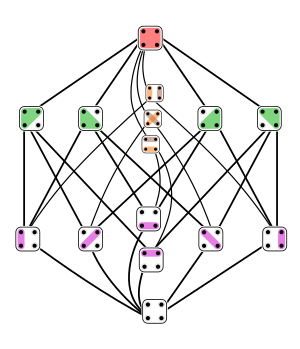
#> input picture Applied/Maths/Miscellaneous/image.png, 300 x 349 px, found by its file name
$ jupyter execute --allow-errors optics.ipynb   (shell and % lines are left out)
#> lines starting #> are read from the running program, lines starting #| are printed output that depends on the picture
# BPhO Computational Challenge 2025: Optics

[cell 1]
import matplotlib.pyplot as plt
import numpy as np

from matplotlib.ticker import FuncFormatter
from matplotlib.widgets import Button, Slider

import matplotlib.patches as mpatches

[cell 2]
c = 3e8  # Speed of light in ms^-1

## Task 1a

$$n = \sqrt{1+\sum_k \frac{a_k \lambda^2}{\lambda^2-b_k}}$$

[cell 3]
# Sellmeier coefficients
a = [1.03961212, 0.231792344, 1.01146945]
b = [0.00600069867, 0.0200179144, 103.560653]

wl = np.linspace(400, 800, 1000)  # Wavelengths in nm
x = wl / 1000  # Convert to μm

y = 0
for k in range(0,3):
    y += (a[k] * x**2) / (x**2 - b[k])

n = np.sqrt(1+y)  # Refractive index

plt.plot(wl, n)

plt.title('Refractive Index of Crown Glass versus Wavelength')
plt.xlabel(r'$\lambda$ (nm)')
plt.ylabel('n')
plt.xlim(400, 800)
plt.ylim(min(n), max(n))

plt.gca().yaxis.set_major_formatter(FuncFormatter(lambda x, _: f'{x:.3f}'))  # Round y-axis values to 3 decimal places
plt.grid(True)

plt.show()

## Task 1b

$$\left(n^2-1\right)^{-2} = 1.731 - 0.261 \left(\frac{f}{10^{15} \, \text{Hz}}\right)^2$$

[cell 4]
def colours_from_f(f):
    freq_points = [405, 480, 510, 530, 600, 620, 680, 790]
    colors = [
        (1, 0, 0),      # Red
        (1, 0, 0),      # Red
        (1, 127/255, 0),  # Orange
        (1, 1, 0),      # Yellow
        (0, 1, 0),      # Green
        (0, 1, 1),      # Cyan
        (0, 0, 1),      # Blue
        (127/255, 0, 1) # Violet
    ]
    color_names = ['Red', 'Red', 'Orange', 'Yellow', 'Green', 'Cyan', 'Blue', 'Violet']

    if f < 405:
        return np.nan, np.nan, np.nan, 'Infra Red'
    elif f > 790:
        return np.nan, np.nan, np.nan, 'Ultra Violet'

    # Find the interpolation range
    for i in range(len(freq_points) - 1):
        if freq_points[i] <= f <= freq_points[i + 1]:
            # Linear interpolation
            t = (f - freq_points[i]) / (freq_points[i + 1] - freq_points[i])
            R = colors[i][0] * (1 - t) + colors[i + 1][0] * t
            G = colors[i][1] * (1 - t) + colors[i + 1][1] * t
            B = colors[i][2] * (1 - t) + colors[i + 1][2] * t

            # Choose color name based on which is closer
            colour_str = color_names[i] if t < 0.5 else color_names[i + 1]

            return R, G, B, colour_str

    # Only if no range found
    return 1, 1, 1, 'White'

[cell 5]
f12 = np.linspace(405, 790, 1000)  # frequency in THz
f = f12 * 1e12  # Convert to Hz

wavelengths_nm = (3e8 / f) * 1e9  # wavelength in nm

lhs = 1.731 - 0.261 * (f / 1e15)**2
n = np.sqrt(1 + lhs**(-0.5))

# Assigns each frequency a colour
colors_list = []
for freq in f12:
    R, G, B, _ = colours_from_f(freq)
    colors_list.append((R, G, B))

# Scatter plot with many points to imitate a line
plt.scatter(f12, n, c=colors_list, s=2, alpha=0.8, zorder=2)

plt.xlim(min(f12), max(f12))
plt.ylim(min(n), max(n))
plt.title('Refractive Index of Water Over Visible Range (405-790 THz)')
plt.xlabel(r'$f$ (THz)')
plt.ylabel('$n$')
plt.grid(True, zorder=1)

plt.show()
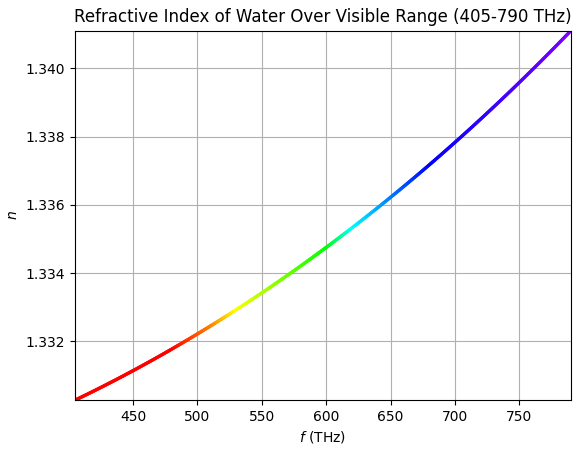
#> figure drawn by matplotlib, 1 panel

## Task 2

[cell 6]
u = np.array([20, 25, 30, 35, 40, 45, 50, 55])
v = np.array([65.5, 40, 31, 27, 25, 23.1, 21.5, 20.5])
inv_u = np.array([0.05, 0.04, 0.033, 0.029, 0.025, 0.022, 0.02, 0.018])
inv_v = np.array([0.015, 0.025, 0.032, 0.037, 0.04, 0.043, 0.047, 0.049])


plt.scatter(inv_u, inv_v, label='Data Points', zorder=2)
m, b = np.polyfit(inv_u, inv_v, 1)
plt.plot(inv_u, m * inv_u + b, label='Line of Best Fit', linestyle='--', zorder=3) # line of best fit

plt.title('Thin Lens')
plt.xlabel(r'$1/u$ (cm$^{-1}$)')
plt.ylabel(r'$1/v$ (cm$^{-1}$)')
plt.xlim(0,0.06)
plt.ylim(0,0.06)

plt.text(0.98, 0.95, f'PMCC: {np.corrcoef(inv_u, inv_v)[0,1]:.4f}\nGradient: {m:.4f}\nIntercept: {b:.4f}\nFocal Length: {1/b:.1f} cm',
         transform=plt.gca().transAxes, fontsize=10, verticalalignment='top', horizontalalignment='right', bbox=dict(facecolor='white', alpha=0.5))

plt.grid(True, zorder=1)

plt.show()
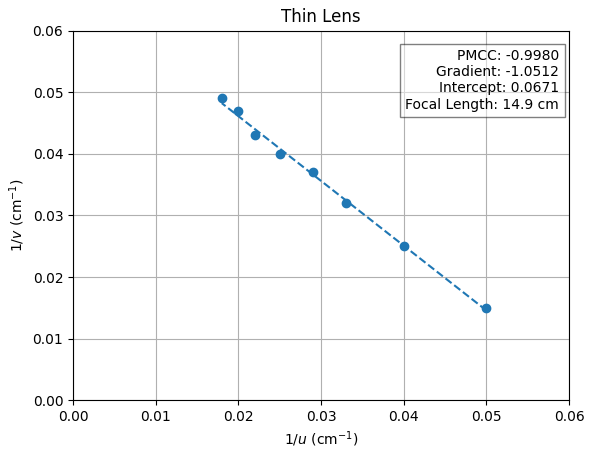
#> figure drawn by matplotlib, 1 panel

The line of best fit approximates the line given by the thin lens equation:
$$\frac{1}{v} = \frac{1}{f} - \frac{1}{u}$$
The calculated PMCC is $-0.9980 \approx -1$, implying an exact linear relationship between $1/v$ and $1/u$. The gradient is $-1.0512 \approx -1$, which is to be expected. The focal point, $f$, is given by the reciprocal of the $y$-intercept.

$$
f = \frac{1}{0.06714} = 14.9 \, \text{cm}
$$

## Task 3

$$
\begin{align*}
x &= y \tan\theta \\
L - x &= y \tan\phi
\end{align*}
$$

$$t = \frac{\sqrt{x^2 + y^2}}{c/n} + \frac{\sqrt{(L - x)^2 + y^2}}{c/n}$$

[cell 7]
L = 2  # Length of AB in m
x = np.linspace(0, L, 1000)  # Horizontal distance from A to S in m
y = 0.5  # Vertical distance from A to S in m

n = 1.5  # Refractive index of the medium

t = np.sqrt(x**2 + y**2) / (3e8/n) + np.sqrt((L - x)**2 + y**2) / (3e8/n)
t9 = t * 1e9  # Convert time to ns

plt.plot(x, t9)
plt.title('Time Taken for Light to Travel from A to B, reflecting off S')
plt.xlabel('$x$ (m)')
plt.ylabel('t (ns)')
plt.xlim(0, L)
plt.ylim(11.0, 13.0)
plt.grid(True)

min_index = np.argmin(t9)  # index of the minimum time
plt.plot(x[min_index], t9[min_index], 'ro', markersize=5, label='Minimum')
plt.annotate(f'Minimum at x={x[min_index]:.2f} m',
             xy=(x[min_index], t9[min_index]),
             xytext=(x[min_index], t9[min_index] + 0.5),
             arrowprops=dict(arrowstyle='->', lw=1.5))

plt.show()
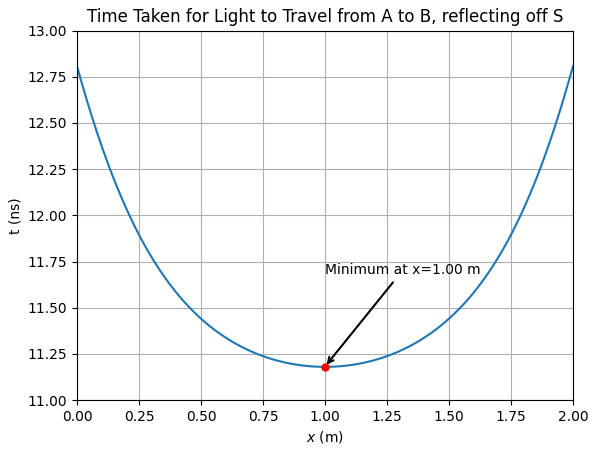
#> figure drawn by matplotlib, 1 panel; curve peaks at x = 0, y = 12.81

By Fermat's principle, the time taken for light to travel from one point to another is minimized. Here, the minimum time is when $x = L/2$. This gives
$$
L/2 = y \tan\theta,
$$
and
$$
L - L/2 = L/2 = y \tan\phi.
$$
Therefore, $\theta = \phi$, meaning that Fermat's principle leads to the law of reflection.

## Task 4

$$
\begin{align*}
x &= y \tan\theta \\
L - x &= Y \tan\phi
\end{align*}
$$

$$t = \frac{\sqrt{x^2 + y^2}}{c/n_1} + \frac{\sqrt{(L - x)^2 + Y^2}}{c/n_2}$$

[cell 8]
L = 1 # Length of AB in m
y = 1 # Vertical distance from A to S in m
Y = 1 # Vertical distance from S to B in m
x = np.linspace(0, L, 1000) # Horizontal distance from A to S in m

c_1 = 3e8/1.5  # Refractive index of first medium
c_2 = 3e8/1.33  # Refractive index of second medium

t = np.sqrt(x**2 + y**2) / (c_1) + np.sqrt((L - x)**2 + Y**2) / (c_2)

t9 = t * 1e9

plt.plot(x, t9)
plt.title('Time Taken for Light to Travel from A to B, \n refracting through S')
plt.xlabel('$x$ (m)')
plt.ylabel('t (ns)')
plt.xlim(0, L)
plt.ylim(min(t9)-0.1, max(t9)+0.1)
plt.grid(True)

min_index = np.argmin(t9) # index of the minimum time
plt.plot(x[min_index], t9[min_index], 'ro', markersize=5, label='Minimum')
plt.annotate(f'Minimum at x={x[min_index]:.2f} m',
             xy=(x[min_index], t9[min_index]),
             xytext=(x[min_index] - 0.1, t9[min_index] + 0.25),
             arrowprops=dict(arrowstyle='->', lw=1.5))

plt.show()
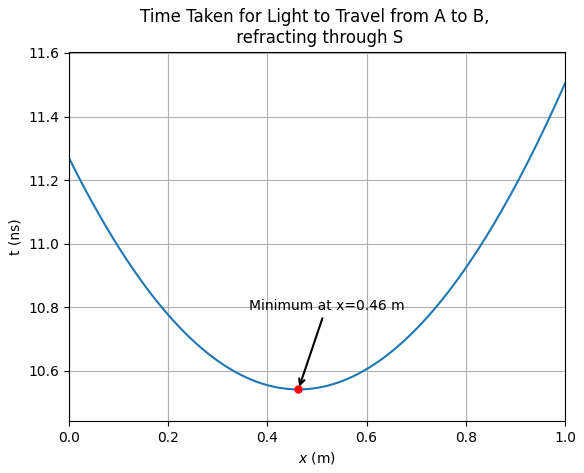
#> figure drawn by matplotlib, 1 panel; curve peaks at x = 1, y = 11.5
#> further down, img is the input picture: shape (349, 300, 4) float32; mean R, G, B, A 0.0699, 0.068, 0.067, 0.134

Our minimum value is what we would get from using Snell's law to solve for $x$, though that is much easier to do numerically than find a closed-form solution.

## Task 10

[cell 9]
# Fast vectorized anamorphic transformation function
def create_anamorphic_sector(img, arc_deg=160, R_inner=1, R_outer=3, resolution=400):
    """
    Create an anamorphic image by mapping a unit circle to an annular sector.
    Handles arc_deg up to 360 degrees, including full annulus.
    """
#> called with arc_deg = 160, R_inner = 1, R_outer = 3, resolution = 600
    # Create coordinate grids for the sector
    canvas_size = resolution
    x_canvas = np.linspace(-R_outer*1.2, R_outer*1.2, canvas_size)
    y_canvas = np.linspace(-R_outer*1.2, R_outer*0.8, canvas_size)
    X_canvas, Y_canvas = np.meshgrid(x_canvas, y_canvas)

    # Center the annulus vertically in the canvas
    sector_center_y = (y_canvas[0] + y_canvas[-1]) / 2

    R_canvas = np.sqrt(X_canvas**2 + (Y_canvas - sector_center_y)**2)
    Theta_canvas = np.arctan2(Y_canvas - sector_center_y, X_canvas)
    Theta_deg = np.rad2deg(Theta_canvas)

    # Normalize angles to [0, 360)
    Theta_deg = np.mod(Theta_deg, 360)

    # Define sector bounds (modulo 360 for robustness)
    theta_start = np.mod((180 - arc_deg) / 2, 360)
    theta_end = np.mod((180 + arc_deg) / 2, 360)

    if arc_deg >= 360:
        # Full annulus: include all angles
        sector_angle_mask = np.ones_like(Theta_deg, dtype=bool)
    elif theta_start < theta_end:
        # Standard case: arc does not wrap around 0/360
        sector_angle_mask = (Theta_deg >= theta_start) & (Theta_deg <= theta_end)
    else:
        # Arc wraps around 0/360 boundary
        sector_angle_mask = (Theta_deg >= theta_start) | (Theta_deg <= theta_end)

    # Create mask for points within the annular sector
    sector_mask = ((R_canvas >= R_inner) & (R_canvas <= R_outer) & sector_angle_mask)

    # Initialize output canvas with transparent background
    canvas = np.zeros((canvas_size, canvas_size, 4))  # RGBA format

    if np.any(sector_mask):
        # Extract coordinates within the sector
        R_sector = R_canvas[sector_mask]
        Theta_sector = Theta_canvas[sector_mask]

        # --- Symmetric Mapping ---
        # Radial mapping: bottom of image (y=1) -> top of arc (R_outer),
        # top of image (y=0) -> bottom of arc (R_inner)
        # So invert the radial mapping
        r_img = 1 - (R_sector - R_inner) / (R_outer - R_inner)

        # Angular mapping: left/right of image to right/left of arc (flip horizontally)
        # theta_normalized: 0 (left) to 1 (right)
        theta_normalized = (np.mod(np.rad2deg(Theta_sector) - theta_start, 360)) / arc_deg
        theta_normalized = 1 - theta_normalized  # Flip horizontally

        # Map to image coordinates:
        img_height, img_width = img.shape[:2]

        # x_img: left (0) to right (img_width-1)
        x_img = theta_normalized * (img_width - 1)

        # y_img: bottom (img_height-1) to top (0), so invert r_img
        y_img = r_img * (img_height - 1)

        # Round and convert to int
        x_img = np.round(x_img).astype(int)
        y_img = np.round(y_img).astype(int)

        # Bounds checking
        valid_mask = ((x_img >= 0) & (x_img < img_width) &
                     (y_img >= 0) & (y_img < img_height))

        if np.any(valid_mask):
            sector_indices = np.where(sector_mask)
            valid_indices = np.where(valid_mask)[0]
            canvas_y = sector_indices[0][valid_indices]
            canvas_x = sector_indices[1][valid_indices]

            img_x_final = x_img[valid_mask]
            img_y_final = y_img[valid_mask]

            sampled_colors = img[img_y_final, img_x_final]
            if sampled_colors.shape[1] == 4:  # RGBA image
                sampled_colors = sampled_colors[:, :3]  # Take only RGB

            canvas[canvas_y, canvas_x, :3] = sampled_colors
            canvas[canvas_y, canvas_x, 3] = 1.0  # Full opacity for image pixels
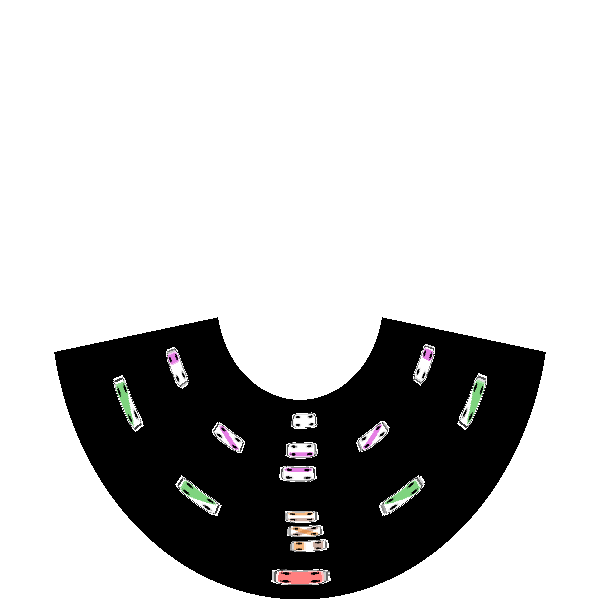
#> canvas: shape (600, 600, 4) float64; mean of channels 0, 1, 2, 3 0.0176, 0.0172, 0.0166, 0.258; transparent parts drawn white

    return canvas, x_canvas, y_canvas

[cell 10]
arc_deg = 160
Rf = 3

# Load image and create anamorphic transformation
img = plt.imread('Figures/image.png')
anamorphic_img, x_extent, y_extent = create_anamorphic_sector(img, arc_deg=arc_deg, R_inner=1, R_outer=Rf, resolution=600)
#> x_extent = 600 values from -3.6 to 3.6; y_extent = 600 values from -3.6 to 2.4

# Create the visualization
fig, ax = plt.subplots(figsize=(12, 12))


unit_circle = mpatches.Circle((0, 0), 1, color='red', fill=False, linewidth=1, zorder=4)
ax.add_patch(unit_circle)

ax.imshow(img, extent=(-np.sqrt(2)/2, np.sqrt(2)/2, -np.sqrt(2)/2, np.sqrt(2)/2), aspect='equal', zorder=3)

# Display the anamorphic image
extent = (x_extent[0], x_extent[-1], y_extent[0], y_extent[-1])
#> extent = (-3.6, 3.6, -3.6, 2.4)
ax.imshow(anamorphic_img, extent=extent, aspect='equal', origin='upper', zorder=2)  # Use RGBA directly

ax.set_title('Anamorphic Transformation', fontsize=16, pad=20)
ax.set_xlim(-4, 4)
ax.set_ylim(-4, 3)
ax.set_aspect('equal')
ax.grid(True, zorder=1)

plt.show()
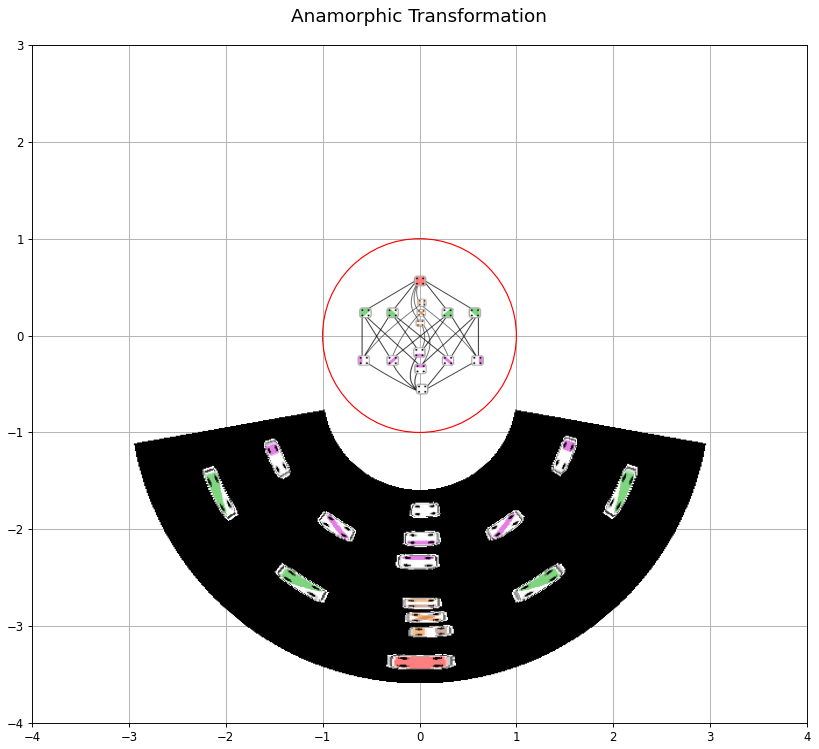
#> figure drawn by matplotlib, 1 panel

## Task 11a

$$
\begin{align*}
\varepsilon &= \pi - 6 \arcsin\left(\frac{\sin \theta}{n}\right) + 2 \theta \\
\varepsilon &= 4 \arcsin \left(\sqrt{\frac{\sin \theta}{n}}\right) - 2 \theta
\end{align*}
$$

[cell 11]
theta = np.linspace(0, np.pi/2, 1000)  # Angle in radians
refractive_indices = {(1, 0, 0) : 1.3310, (1, 127/255, 0) : 1.3321, (1, 1, 0) : 1.3330, (0, 1, 0) : 1.3338, (0, 1, 1) : 1.3350, (0, 0, 1) : 1.3362, (127/255, 0, 1) : 1.3390}

epsilon1 = lambda n : np.pi - 6 * np.arcsin(np.sin(theta) / n) + 2 * theta
epsilon2 = lambda n : 4 * np.arcsin(np.sin(theta) / n) - 2 * theta

maxima = lambda n : max(epsilon2(n))
minima = lambda n : min(epsilon1(n))

for color, n in refractive_indices.items():
    plt.plot(np.rad2deg(theta), np.rad2deg(epsilon1(n)), color=color, linewidth=1)
    plt.plot(np.rad2deg(theta), np.rad2deg(epsilon2(n)), color=color, linewidth=1)

for color, n in refractive_indices.items():
    plt.axhline(np.rad2deg(maxima(n)), color=color, linewidth=1)
    plt.axhline(np.rad2deg(minima(n)), color=color, linewidth=1)


plt.title('Rainbow Elevation versus Angle of Incidence')
plt.xlabel(r'$\theta$ (°)')
plt.ylabel(r'$\varepsilon$ (°)')
plt.xlim(0, 90)
plt.ylim(0, 180)

plt.grid()

plt.show()
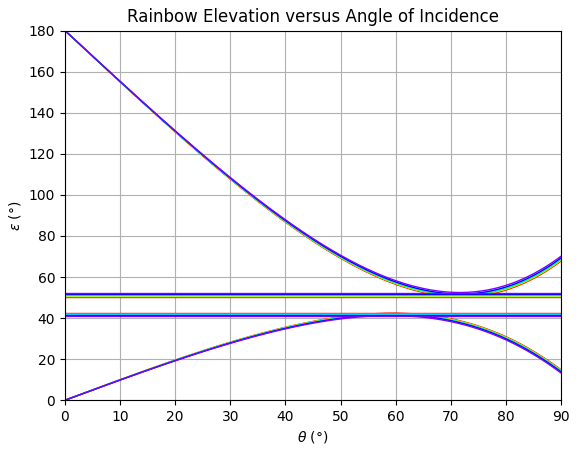
#> figure drawn by matplotlib, 1 panel; curve peaks at x = 0, y = 180; curve peaks at x = 59.55, y = 42.37; curve peaks at x = 0, y = 180

The maximum for primary rainbows is at
$$
\theta = \arcsin \left(\sqrt{\frac{4 - n^2}{3} }\right),
$$
and the minimum for secondary rainbows is at
$$
\theta = \arcsin \left(\sqrt{\frac{9 - n^2}{8} }\right).
$$

## Task 11b

[cell 12]
np.sqrt(1 + (1.731 - 0.261 * (442.5 * 1e12 / 1e15)**2)**(-0.5))

[cell 13]
np.arcsin(np.sqrt((9 - n**2) / 8))

[cell 14]
f12 = np.linspace(405, 790, 1000)  # frequency in THz
f = f12 * 1e12  # Convert to Hz

n = np.sqrt(1 + (1.731 - 0.261 * (f / 1e15)**2)**(-0.5))

theta1 = np.arcsin(np.sqrt((9 - n**2) / 8))
theta2 = np.arcsin(np.sqrt((4 - n**2) / 3))

epsilon1 = lambda n : np.pi - 6 * np.arcsin(np.sin(theta1) / n) + 2 * theta1
epsilon2 = lambda n : 4 * np.arcsin(np.sin(theta2) / n) - 2 * theta2

colours_list = []
for freq in f12:
    R, G, B, _ = colours_from_f(freq)
    colours_list.append((R, G, B))

plt.scatter(f12, np.rad2deg(epsilon1(n)), c=colors_list, s=2, alpha=0.8, zorder=2)
plt.scatter(f12, np.rad2deg(epsilon2(n)), c=colors_list, s=2, alpha=0.8, zorder=2)

plt.title('Rainbow Elevation versus Frequency')

plt.xlabel(r'$f$ (THz)')
plt.ylabel(r'$\varepsilon$ (°)')
plt.xlim(min(f12), max(f12))
plt.ylim(40, 54)

plt.grid(zorder=1)

plt.show()
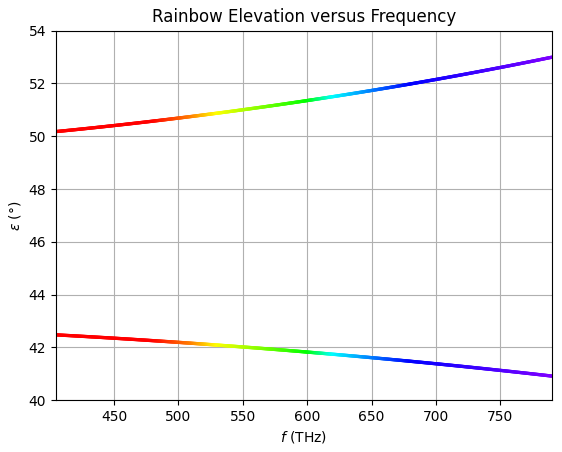
#> figure drawn by matplotlib, 1 panel

## Task 11c

[cell 15]
# Plot a graph of frequency versus angles of refraction, phi
# Also plot critical angle

phi1 = np.arcsin(np.sin(theta1) / n)
phi2 = np.arcsin(np.sin(theta2) / n)
phi_critical = np.arcsin(1 / n)

plt.scatter(f12, np.rad2deg(phi1), c=colours_list, s=2, alpha=0.8, zorder=2, label=r'$\phi_1$')
plt.scatter(f12, np.rad2deg(phi2), c=colours_list, s=2, alpha=0.8, zorder=2, label=r'$\phi_2$')
plt.plot(f12, np.rad2deg(phi_critical), color='black')

plt.title('Angles of Refraction versus Frequency')

plt.xlabel(r'$f$ (THz)')
plt.ylabel(r'$\phi$ (°)')
plt.xlim(min(f12), max(f12))
plt.ylim(min(np.rad2deg(phi2)), max(np.rad2deg(phi_critical)))

plt.grid(zorder=1)

plt.show()
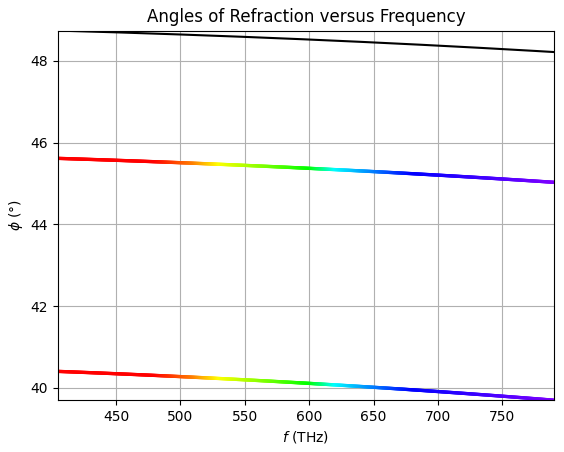
#> figure drawn by matplotlib, 1 panel; curve peaks at x = 405, y = 48.74

## Task 11d

[cell 16]
freq_array = [442.5e12, 495e12, 520e12, 565e12, 610e12, 650e12, 735e12]

refractive_indices = {(1, 0, 0) : 1.3310, (1, 127/255, 0) : 1.3321, (1, 1, 0) : 1.3330, (0, 1, 0) : 1.3338, (0, 1, 1) : 1.3350, (0, 0, 1) : 1.3362, (127/255, 0, 1) : 1.3390}

[cell 17]
alpha_array = [5, 20, 30, 45]
r = 10 # radius
h = 0.5 # height


refractive_index = lambda f : np.sqrt(1 + (1.731 - 0.261 * (f / 1e15)**2)**(-0.5))
n = refractive_index(f)

theta1 = lambda n : np.arcsin(np.sqrt((9 - n**2) / 8))
theta2 = lambda n : np.arcsin(np.sqrt((4 - n**2) / 3))

epsilon1 = lambda n : np.pi - 6 * np.arcsin(np.sin(theta1(n)) / n) + 2 * theta1(n)
epsilon2 = lambda n : 4 * np.arcsin(np.sin(theta2(n)) / n) - 2 * theta2(n)


fig, ax = plt.subplots(2,2)
ax1, ax2, ax3, ax4 = ax.flatten()

theta = np.linspace(0, np.pi, 100)
alpha_array = [np.deg2rad(alpha) for alpha in alpha_array] # redefinition
ax_list = [ax1, ax2, ax3, ax4]

for axi, ai in zip(ax_list, alpha_array):

    for freq, colour in zip(freq_array, refractive_indices):
        x = (r * np.sin(epsilon1(refractive_index(freq))) * np.cos(ai)) * np.cos(theta)
        y = (r * np.sin(epsilon1(refractive_index(freq))) * np.cos(ai) * np.sin(theta))
        axi.plot(x, y, color=colour, linewidth=1)

    for freq, colour in zip(freq_array, refractive_indices):
        x = r * np.sin(epsilon2(refractive_index(freq))) * np.cos(ai) * np.cos(theta)
        y = r * np.sin(epsilon2(refractive_index(freq))) * np.cos(ai) * np.sin(theta)
        axi.plot(x, y, color=colour, linewidth=1)

    axi.set_title(fr'$\alpha = {np.rad2deg(ai):.0f}^\circ$')

    axi.set_xlim(-0.9*r, 0.9*r)

    axi.set_ylim(bottom = max(0, r*np.sin(epsilon1(refractive_index(735e12)))*np.cos(ai) - r*np.sin(epsilon1(refractive_index(735e12)) - ai) - h))

    axi.set_ylim(top = 1.25 * r * np.sin(epsilon1(refractive_index(735e12))))

    axi.set_xticks([])
    axi.set_yticks([])

    axi.set_aspect('equal')

    axi.set_anchor('S')


plt.suptitle('Rainbows', fontsize=16, y=0.85)

plt.tight_layout()
plt.show()
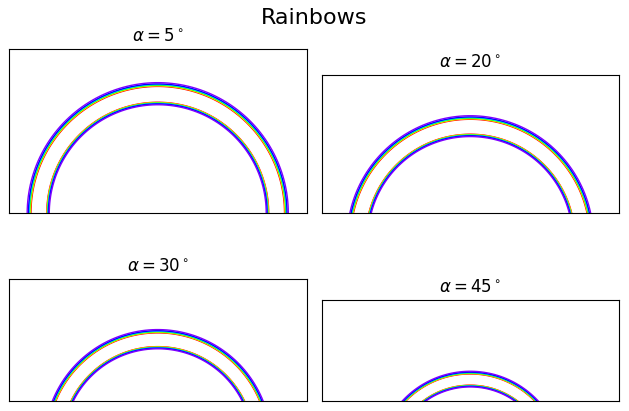
#> figure drawn by matplotlib, 4 panels
#> (the rest of the program and of its run is left out)
